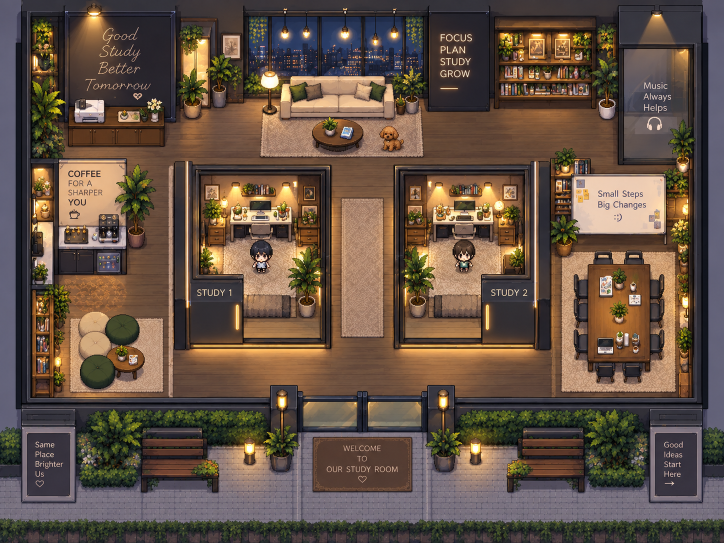
#> input picture design/studyroom.png, 1448 x 1086 px (shown at 1/2 size)
$ python compare_mockup.py
#> lines starting #> are read from the running program, lines starting #| are printed output that depends on the picture; pictures that were not available may be replaced by others from this repository, and a replacement may not be noted
"""목업(design/studyroom.png)과 실제 렌더(screenshots/s3_full_night.png)를 나란히 붙여 한 장으로.
사용: python tools/compare_mockup.py [render.png] [out.png]
"""
import os
import sys

from PIL import Image, ImageDraw

ROOT = os.path.dirname(os.path.dirname(os.path.abspath(__file__)))
render_path = sys.argv[1] if len(sys.argv) > 1 else os.path.join(ROOT, "screenshots", "s3_full_night.png")
out_path = sys.argv[2] if len(sys.argv) > 2 else os.path.join(ROOT, "screenshots", "compare_mockup.png")

mock = Image.open(os.path.join(ROOT, "design", "studyroom.png")).convert("RGB")
#> mock is the input picture: PIL image 1448x1086 RGB; mean R, G, B 99.9, 82, 68.8
render = Image.open(render_path).convert("RGB")
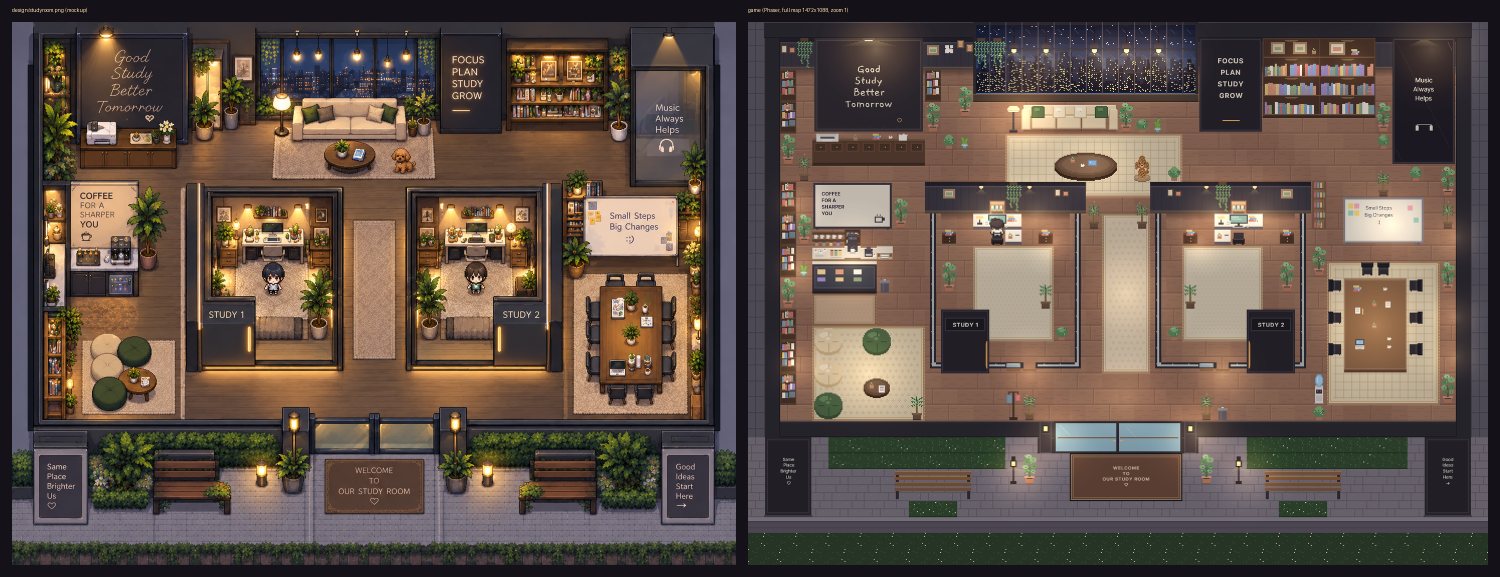
#> input picture screenshots/compare.png, 3000 x 1154 px, given in place of s3_full_night.png, which was not available (shown at 1/2 size)
#> render is the input picture: PIL image 3000x1154 RGB; mean R, G, B 96.4, 81.5, 71.9
H = 1088
mock = mock.resize((round(mock.width * H / mock.height), H), Image.LANCZOS)
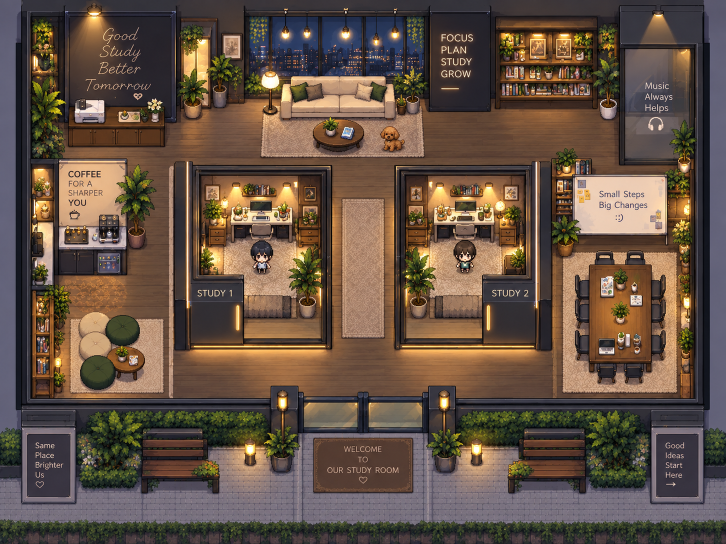
#> mock: PIL image 1451x1088 RGB (shown at 1/2 size); mean R, G, B 99.9, 82, 68.8
render = render.resize((round(render.width * H / render.height), H), Image.NEAREST)
#> render: PIL image 2828x1088 RGB
GAP, TOP = 24, 40
out = Image.new("RGB", (mock.width + render.width + GAP * 3, H + TOP + GAP), (20, 17, 26))
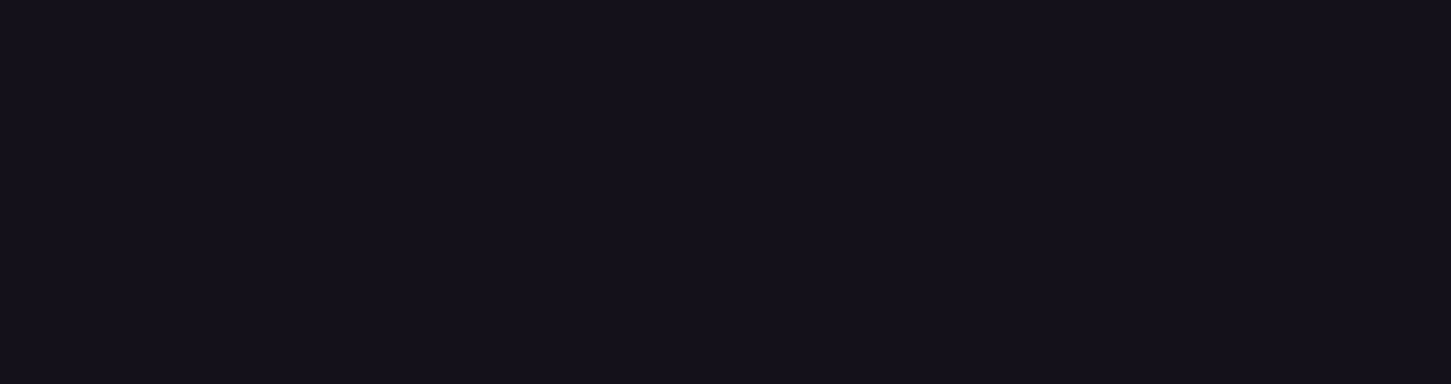
#> out: PIL image 4351x1152 RGB (shown at 1/3 size); mean R, G, B 20, 17, 26
d = ImageDraw.Draw(out)
d.text((GAP, 14), "design/studyroom.png (mockup)", fill=(255, 224, 173))
d.text((mock.width + GAP * 2, 14), "in-game (3단계, 밤)", fill=(255, 224, 173))
out.paste(mock, (GAP, TOP))
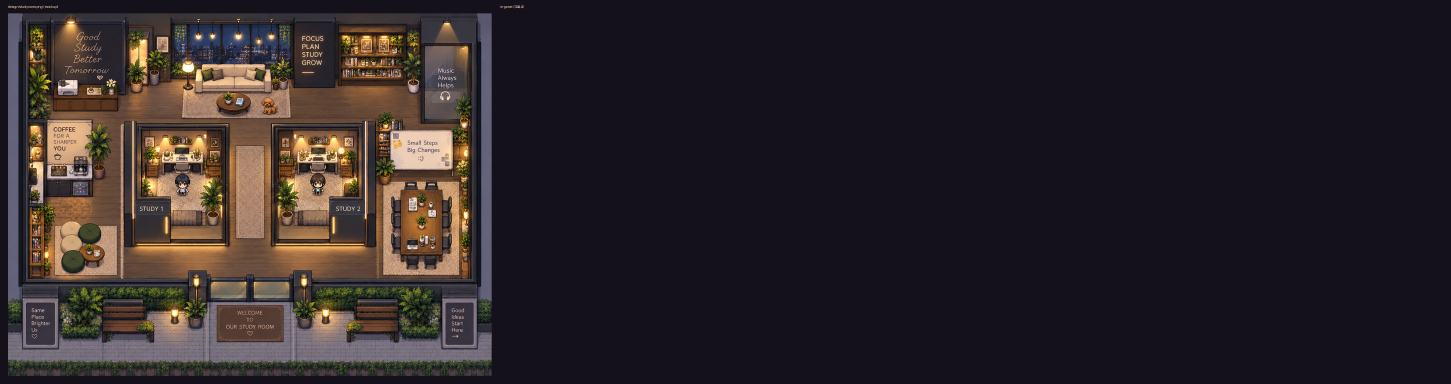
#> out: PIL image 4351x1152 RGB (shown at 1/3 size); mean R, G, B 45.2, 37.5, 39.5
out.paste(render, (mock.width + GAP * 2, TOP))
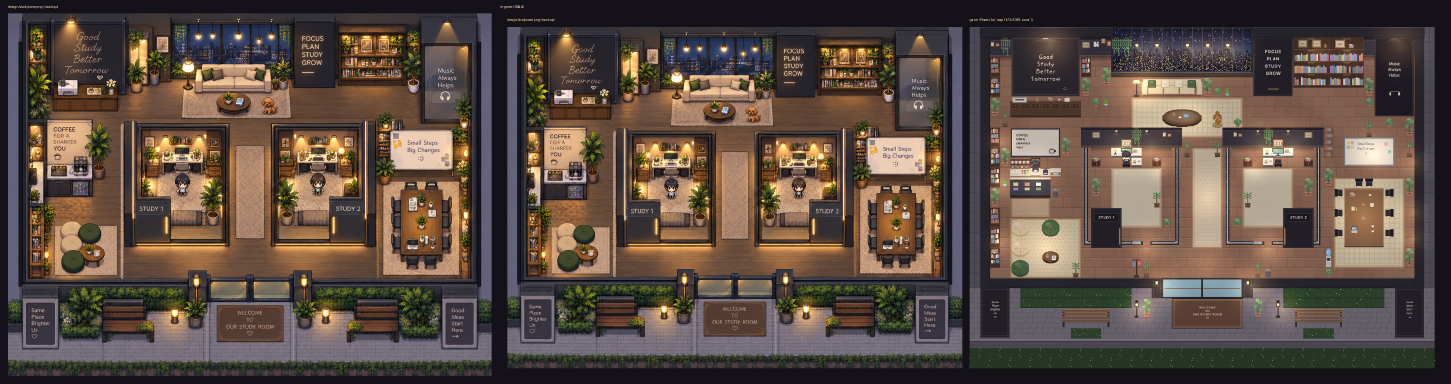
#> out: PIL image 4351x1152 RGB (shown at 1/3 size); mean R, G, B 92.1, 77.1, 67.7
out.save(out_path)
print("saved", out_path, out.size)
#| saved screenshots/compare_mockup.png (4351, 1152)
